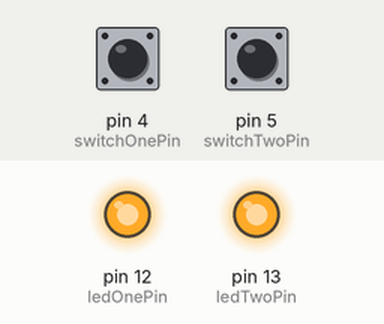
This sketch was run on a simulated Arduino Uno, built with avr-gcc and run on an emulated ATmega328P. Parts: output pins drawn as LEDs (lit = HIGH). The test bench sets the inputs (shaded band); at power-on: pin 4 (switchOnePin) HIGH, pin 5 (switchTwoPin) HIGH.

Above: at 1.2 s.
1.3 s: pin 4 (switchOnePin) pulled LOW for 0.15 s
At 1.6 s:
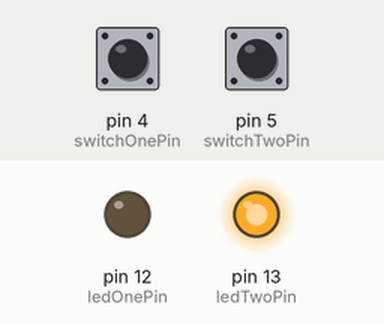
2.9 s: pin 5 (switchTwoPin) pulled LOW for 0.15 s
At 4.0 s:
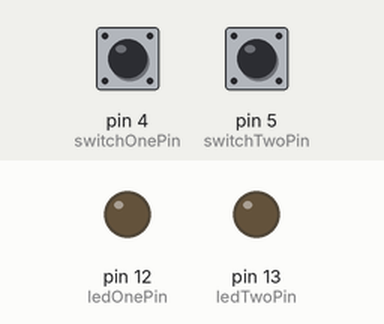
4.5 s: pin 4 (switchOnePin) pulled LOW for 1 s
At 5.2 s:
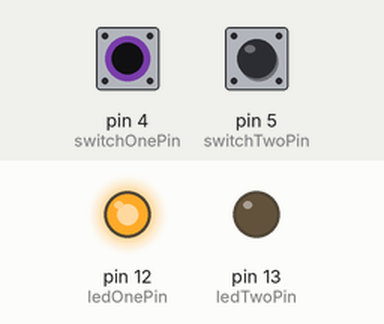
7.0 s: pin 4 (switchOnePin) pulled LOW for 3.2 s
At 8.3 s:
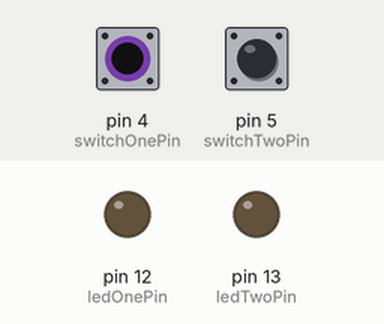
11.7 s: pin 5 (switchTwoPin) pulled LOW for 1 s
At 13.1 s:
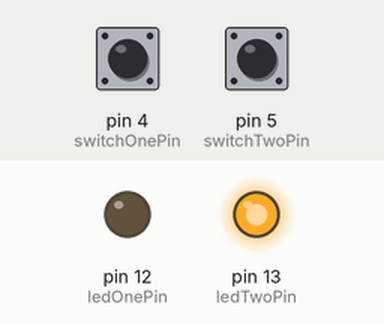
Timing chart, 0 to 14.7 s (numbered marks = the images above; inputs shaded):
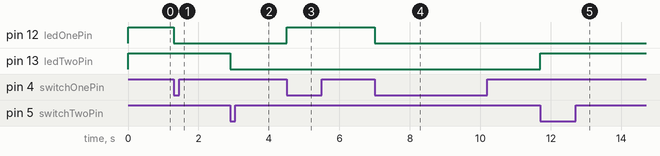

The sketch:

RelaySwitch.ino
```cpp
const int ledOnePin = 12;  //D6
const int ledTwoPin = 13;  //D7

const int switchOnePin = 4;  //D2
const int switchTwoPin = 5;  //D1

boolean switch1_state = true;
boolean switch2_state = true;

void setup() {
  pinMode(ledOnePin, OUTPUT);
  pinMode(ledTwoPin, OUTPUT);
  pinMode(switchOnePin, INPUT_PULLUP);
  pinMode(switchTwoPin, INPUT_PULLUP);

  digitalWrite(ledOnePin, switch1_state);
  digitalWrite(ledTwoPin, switch2_state);

  Serial.begin(9600);
}

void loop() {
  SwitchPush(switchOnePin, ledOnePin, switch1_state);
  SwitchPush(switchTwoPin, ledTwoPin, switch2_state);
}

void SwitchPush(int switchPin, int ledPin, boolean &state) {
  if (digitalRead(switchPin) == LOW) {
    if (digitalRead(switchPin) == LOW) {  // Check if still LOW after debounce
      state = !state;                     // Toggle the state
      digitalWrite(ledPin, state);        // Update the LED
      while (digitalRead(switchPin) == LOW) {
      }
    }
  }
}
```

Measured:
- after the input at 1.3 s, pin 12 (ledOnePin): HIGH → LOW at once
- after the input at 2.9 s, pin 13 (ledTwoPin): HIGH → LOW at once
- after the input at 4.5 s, pin 12 (ledOnePin): LOW → HIGH at once
- after the input at 7.0 s, pin 12 (ledOnePin): HIGH → LOW at once
- after the input at 11.7 s, pin 13 (ledTwoPin): LOW → HIGH at once
